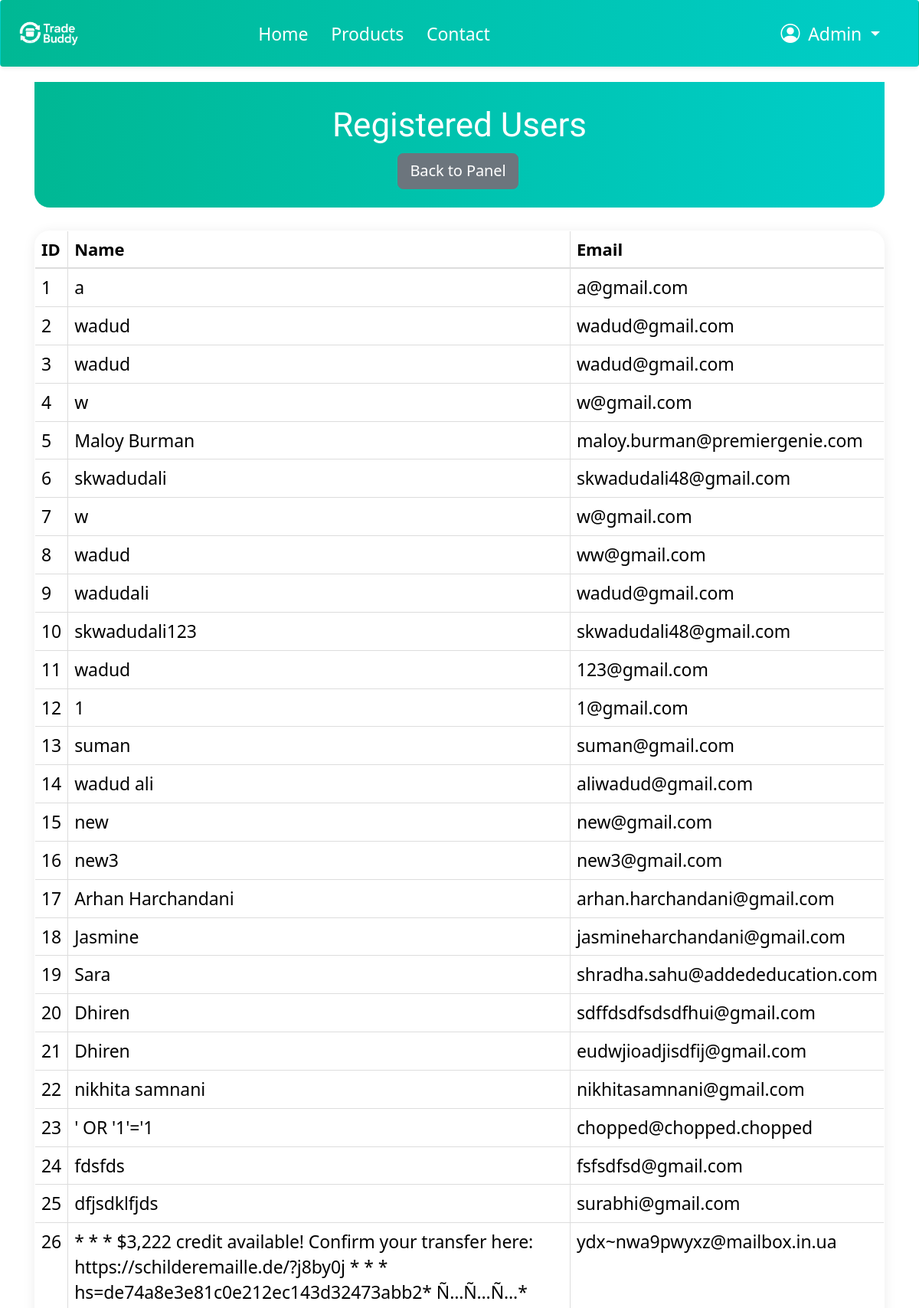
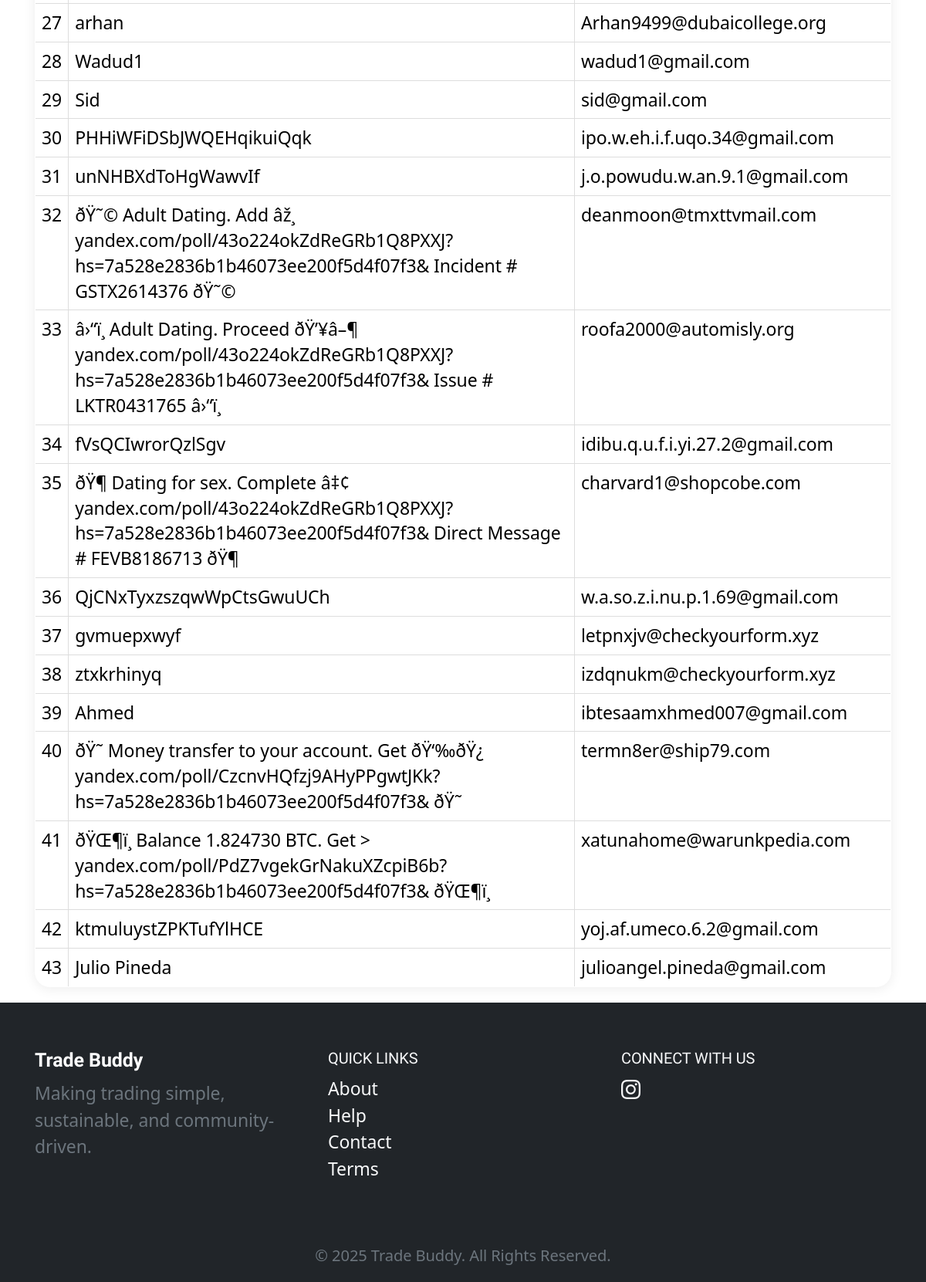
The page /admin_users.php (signed in) on the database its author committed (2 pictures, top to bottom).
### tables this page shows
CREATE TABLE `customers` (
  `id` int(11) NOT NULL,
  `parent_name` varchar(255) NOT NULL,
  `email` varchar(255) NOT NULL,
  `password` varchar(255) NOT NULL,
  `child_year_grade` varchar(50) DEFAULT NULL,
  `terms_accepted` tinyint(1) NOT NULL DEFAULT 0,
  `created_at` timestamp NOT NULL DEFAULT current_timestamp()
);

### admin_users.php (the view, shortened to what this page needs)
<?php
require 'db_connect.php';
$result = $conn->query('SELECT id, parent_name, email FROM customers');
?>
<!DOCTYPE html>
<html lang="en">
<head>
    <link rel="stylesheet" href="css/bootstrap.css">
    <link rel="stylesheet" href="css/style.css">
</head>
<body>
<?php include 'navbar.php'; ?>
<div class="container">
    <div class="admin-table-header mb-4">
        <h2 class="mb-2">Registered Users</h2>
        <a href="admin_panel.php" class="btn btn-secondary">Back to Panel</a>
    </div>
    <table class="table table-bordered">
        <thead><tr><th>ID</th><th>Name</th><th>Email</th></tr></thead>
        <tbody>
        <?php while($row = $result->fetch_assoc()): ?>
            <tr>
                <td><?php echo $row['id']; ?></td>
                <td><?php echo htmlspecialchars($row['parent_name']); ?></td>
                <td><?php echo htmlspecialchars($row['email']); ?></td>
            </tr>
        <?php endwhile; ?>
        </tbody>
    </table>
</div>
<?php include 'footer.php'; ?>
</body>
</html>

### css/style.css (style rules this page uses)
body { font-family: "Playfair Display", serif; font-weight: 400; font-size: 16px; line-height: 1.7; color: #828282; background: #fff; }
a { color: #d1c286; -webkit-transition: 0.5s; -o-transition: 0.5s; transition: 0.5s; }
h1, h2, h3, h4, h5, h6, figure { color: #000; font-family: "Montserrat", Arial, sans-serif; font-weight: 400; margin: 0 0 20px 0; }
.btn { margin-right: 4px; margin-bottom: 4px; font-family: "Montserrat", Arial, sans-serif; font-size: 16px; font-weight: 400; -webkit-border-radius: 2px; -moz-border-radius: 2px; -ms-border-radius: 2px; border-radius: 2px; -webkit-transition: 0.5s; -o-transition: 0.5s; transition: 0.5s; padding: 8px 20px; }

### style.css (style rules this page uses)
.feature, .testimonial-inner, a { animation: transformer2 0.4s; transform: scale(1, 1); }

### admin_users.php (style rules this page uses)
body { background: #f8f9fa; font-size: 1.15rem !important; }
.admin-table-header { background: linear-gradient(90deg, #00b894, #00cec9); color: #fff; padding: 1.5rem 0 1rem 0; border-radius: 0 0 1rem 1rem; margin-bottom: 2rem; text-align: center; }
.table { background: #fff; border-radius: 1rem; overflow: hidden; box-shadow: 0 2px 16px rgba(0,0,0,0.08); }
.table th { background: #00b894; color: #fff; font-weight: 600; font-size: 1.1rem !important; }
h2 { font-size: 2.2rem !important; }

### rows shown on the page
customers: id "1", parent_name "a", email "a@gmail.com"
customers: id "2", parent_name "wadud", email "wadud@gmail.com"
customers: id "3", parent_name "wadud", email "wadud@gmail.com"
customers: id "4", parent_name "w", email "w@gmail.com"
customers: id "5", parent_name "Maloy Burman", email "maloy.burman@premiergenie.com"
customers: id "6", parent_name "skwadudali", email "skwadudali48@gmail.com"
customers: id "7", parent_name "w", email "w@gmail.com"
customers: id "8", parent_name "wadud", email "ww@gmail.com"
customers: id "9", parent_name "wadudali", email "wadud@gmail.com"
customers: id "10", parent_name "skwadudali123", email "skwadudali48@gmail.com"
customers: id "11", parent_name "wadud", email "123@gmail.com"
customers: id "12", parent_name "1", email "1@gmail.com"
customers: id "13", parent_name "suman", email "suman@gmail.com"
customers: id "14", parent_name "wadud ali", email "aliwadud@gmail.com"
customers: id "15", parent_name "new", email "new@gmail.com"
customers: id "16", parent_name "new3", email "new3@gmail.com"
customers: id "17", parent_name "Arhan Harchandani", email "arhan.harchandani@gmail.com"
customers: id "18", parent_name "Jasmine", email "jasmineharchandani@gmail.com"
customers: id "19", parent_name "Sara", email "shradha.sahu@addededucation.com"
customers: id "20", parent_name "Dhiren", email "sdffdsdfsdsdfhui@gmail.com"
customers: id "21", parent_name "Dhiren", email "eudwjioadjisdfij@gmail.com"
customers: id "22", parent_name "nikhita samnani", email "nikhitasamnani@gmail.com"
customers: id "23", parent_name "' OR '1'='1", email "chopped@chopped.chopped"
customers: id "24", parent_name "fdsfds", email "fsfsdfsd@gmail.com"
customers: id "25", parent_name "dfjsdklfjds", email "surabhi@gmail.com"
customers: id "26", parent_name "* * * $3,222 credit available! Confirm your transfer here: https://schilderemaille.de/?j8by0j * * * hs=de74a8e3e81c0e212ec143d32473abb2* Ñ…Ñ…Ñ…*", email "ydx~nwa9pwyxz@mailbox.in.ua"
customers: id "27", parent_name "arhan", email "Arhan9499@dubaicollege.org"
customers: id "28", parent_name "Wadud1", email "wadud1@gmail.com"
customers: id "29", parent_name "Sid", email "sid@gmail.com"
customers: id "30", parent_name "PHHiWFiDSbJWQEHqikuiQqk", email "ipo.w.eh.i.f.uqo.34@gmail.com"
customers: id "31", parent_name "unNHBXdToHgWawvIf", email "j.o.powudu.w.an.9.1@gmail.com"
customers: id "32", parent_name "ðŸ˜© Adult Dating. Add âž¸ yandex.com/poll/43o224okZdReGRb1Q8PXXJ?hs=7a528e2836b1b46073ee200f5d4f07f3& Incident # GSTX2614376 ðŸ˜©", email "deanmoon@tmxttvmail.com"
customers: id "33", parent_name "â›“ï¸ Adult Dating. Proceed ðŸ’¥â–¶ yandex.com/poll/43o224okZdReGRb1Q8PXXJ?hs=7a528e2836b1b46073ee200f5d4f07f3& Issue # LKTR0431765 â›“ï¸", email "roofa2000@automisly.org"
customers: id "34", parent_name "fVsQCIwrorQzlSgv", email "idibu.q.u.f.i.yi.27.2@gmail.com"
customers: id "35", parent_name "ðŸ¶ Dating for sex. Complete â‡¢ yandex.com/poll/43o224okZdReGRb1Q8PXXJ?hs=7a528e2836b1b46073ee200f5d4f07f3& Direct Message # FEVB8186713 ðŸ¶", email "charvard1@shopcobe.com"
customers: id "36", parent_name "QjCNxTyxzszqwWpCtsGwuUCh", email "w.a.so.z.i.nu.p.1.69@gmail.com"
customers: id "37", parent_name "gvmuepxwyf", email "letpnxjv@checkyourform.xyz"
customers: id "38", parent_name "ztxkrhinyq", email "izdqnukm@checkyourform.xyz"
customers: id "39", parent_name "Ahmed", email "ibtesaamxhmed007@gmail.com"
customers: id "40", parent_name "ðŸ˜ Money transfer to your account. Get ðŸ‘‰ðŸ¿ yandex.com/poll/CzcnvHQfzj9AHyPPgwtJKk?hs=7a528e2836b1b46073ee200f5d4f07f3& ðŸ˜", email "termn8er@ship79.com"
customers: id "41", parent_name "ðŸŒ¶ï¸ Balance 1.824730 BTC. Get > yandex.com/poll/PdZ7vgekGrNakuXZcpiB6b?hs=7a528e2836b1b46073ee200f5d4f07f3& ðŸŒ¶ï¸", email "xatunahome@warunkpedia.com"
customers: id "42", parent_name "ktmuluystZPKTufYlHCE", email "yoj.af.umeco.6.2@gmail.com"
customers: id "43", parent_name "Julio Pineda", email "julioangel.pineda@gmail.com"

### other values the page prints
$userName "Admin"
